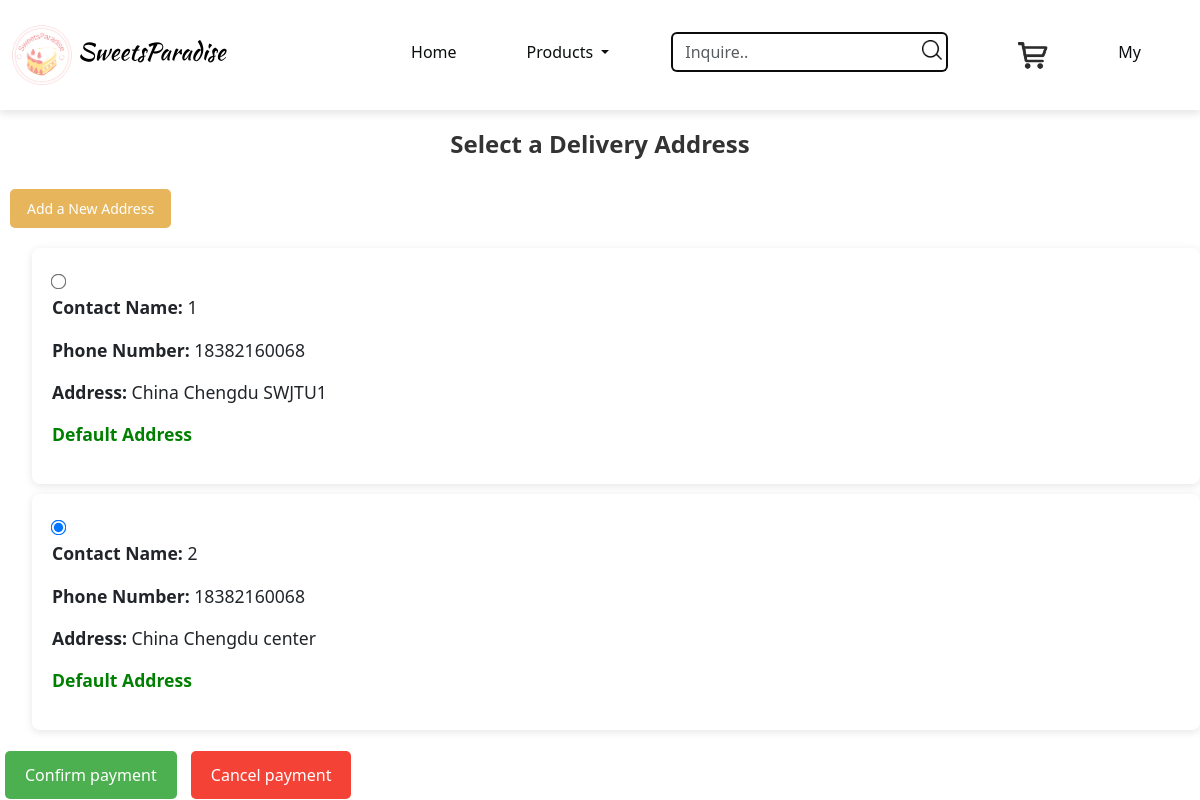
Page /select_address/11 (signed in) on the earlier database version.
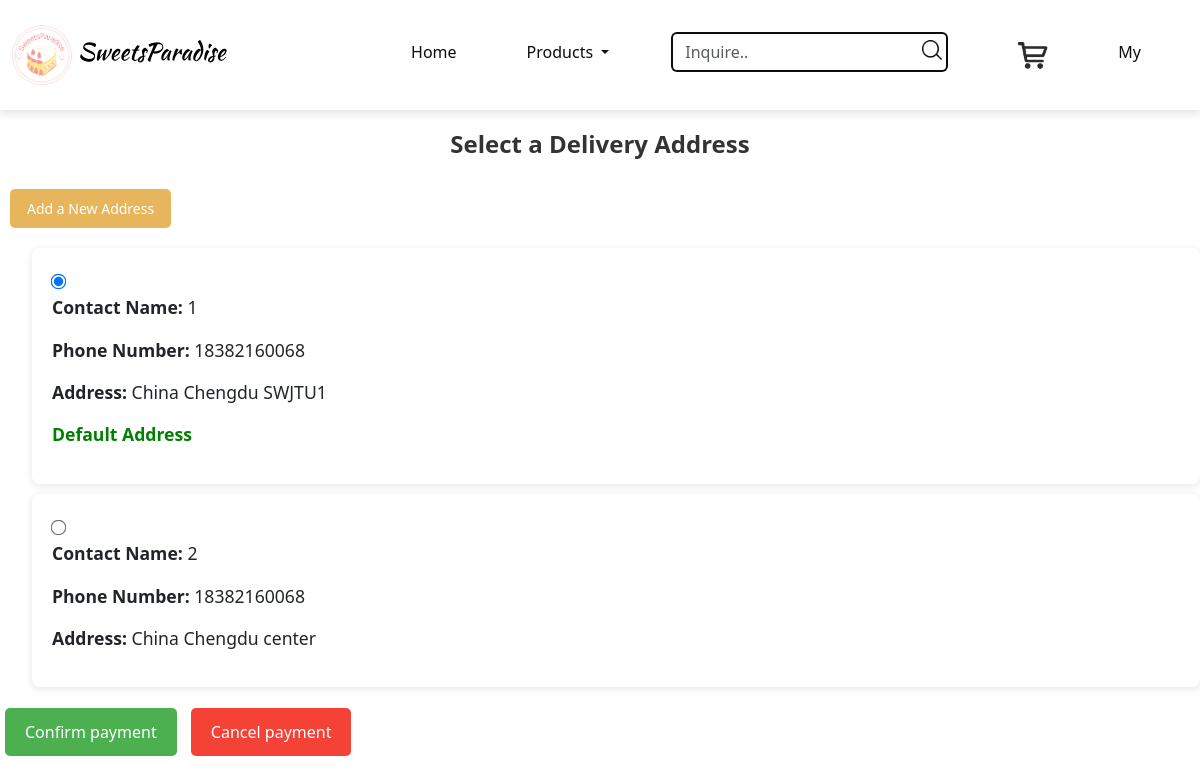
Same page on the later database version.
### app/models.py (models this page shows)
class Address(db.Model):
    id = db.Column(db.Integer, primary_key=True, autoincrement=True)
    user_id = db.Column(db.Integer, db.ForeignKey('user.id'), nullable=False)
    contact_name = db.Column(db.String(50), nullable=False)
    phone_number = db.Column(db.Integer, nullable=False)
    country = db.Column(db.String(100), nullable=False)
    city = db.Column(db.String(100), nullable=False)
    detailed_address = db.Column(db.String(300), nullable=False)
    is_default = db.Column(db.Boolean, default=False)
    orders = db.relationship('Order', backref='address', lazy='dynamic')

### app/views.py (the view, shortened to what this page needs)
@app.route('/select_address/<int:order_id>', methods=['GET', 'POST'])
@login_required
def select_address(order_id):
    addresses = Address.query.filter_by(user_id=current_user.id).all()
    order = Order.query.get(order_id)
    return render_template('address_select.html', order=order, addresses=addresses)

### app/__init__.py (called while the page is built)
@login_manager.user_loader
def load_user(user_id):
    return User.query.get(int(user_id))

### app/templates/address_select.html (shortened to what this page needs)
<!DOCTYPE html>
<html lang="en">
<head>
    <link rel="stylesheet" href="../static/lib/bootstrap-5.3.2-dist/css/bootstrap.css">
    <link rel="stylesheet" href="../static/css/main.css">
</head>
<body>
    <nav class="navbar navbar-expand-lg fixed-top">
        <div class="container-fluid">
            <a class="navbar-brand" href="#">
                <img src="../static/img/logo.png" alt="Logo"> SweetsParadise
            </a>
            <div class="collapse navbar-collapse" id="navbarNav">
                <ul class="navbar-nav ms-auto">
                    <li class="nav-item me-4 ">
                        <a class="nav-link" href="{{ url_for('home')}}">Home</a>
                    </li>
                    <li class="nav-item dropdown me-4">
                        <a class="nav-link dropdown-toggle" href="#" id="navbarDropdown" role="button" data-bs-toggle="dropdown" aria-expanded="false">
                            Products
                        </a>
                    </li>
                    <li class="nav-item me-4 search position-relative">
                        <form class="d-flex" action="{{ url_for('products', category=category if category else 'all') }}" method="get">
                            <input class="form-control me-2" name="content" type="text" placeholder="Inquire.." value="{{ request.args.get('content', '') }}" aria-label="Inquire about goods">
                            <button type="submit" class="btn search-btn"></button>
                        </form>
                    </li>
                    <li class="nav-item me-4">
                        <a class="nav-link" href="{{ url_for('cart')}}">
                            <img src="../static/img/cart.png" alt="cart">
                        </a>
                    </li>
                    <li class="nav-item me-4">
                        <a class="nav-link" href="{{ url_for('profile')}}">My</a>
                    </li>
                </ul>
            </div>
        </div>
    </nav>
    <h3 class="select_address">Select a Delivery Address</h3>
    <div>
        <a href="{{ url_for('add_address') }}" class="btn btn-add">Add a New Address</a>
    </div>
    <form action="{{ url_for('select_address', order_id=order.id) }}" method="POST">
        <ul>
            {% for address in addresses %}
            <li class="address-item">
                <div class="address-info">
                    <label>
                        <input type="radio" name="address_id" value="{{ address.id }}" {% if address.is_default %}checked{% endif %}>
                        <p><strong>Contact Name:</strong> {{ address.contact_name }}</p>
                        <p><strong>Phone Number:</strong> {{ address.phone_number }}</p>
                        <p><strong>Address:</strong> {{ address.country }} {{ address.city }} {{ address.detailed_address }}</p>
                        {% if address.is_default %}
                        <p><strong class="default-label">Default Address</strong></p>
                        {% endif %}
                    </label>
                </div>
            </li>
            {% endfor %}
        </ul>
        <div class="payment-action">
            <button type="submit" class="btn btn-confirm" name="action" value="Confirm payment">Confirm payment</button>
            <button type="submit" class="btn btn-cancel" name="action" value="Cancel payment">Cancel payment</button>
        </div>
    </form>
</body>
</html>

Differences in the rows shown:
computed for Address "SWJTU1": is_default "☐ Contact Name: 1 Phone Number:" → "☑ Contact Name: 1 Phone Number:"
changed Address "center": is_default "☑ Contact Name: 2 Phone Number:" → "☐ Contact Name: 2 Phone Number:"; no longer shows "Default Address"
